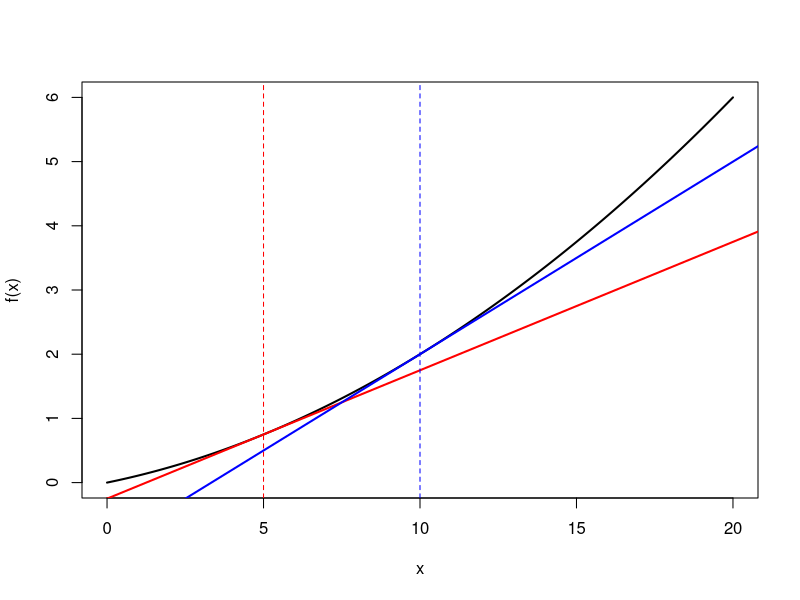

Reproduce this figure in R. (Note: this script raises an error after producing the figure.)
#ニューラルネットワークの学習
#学習＝訓練データから最適な重みパラメータの値を自動で獲得すること
#ニューラルネットワークの特徴はデータから学習できる点にある
#ニューラルネットワーク（ディープラーニング）は特徴量も機械が決める＝人が介入しない
#訓練データで学習を行い、最適なパラメータを見つけ、テストデータでその汎化能力を評価する
#ニューラルネットワークの学習で用いられる損失関数という指標
#値が最も小さくなる重みパラメータを探しだす
#損失関数は一般的に二乗和誤差や交差エントロピー誤差などが用いられる

#2乗和誤差
MSE <- function(target, y){ #yはsoftmax関数の出力
  return(0.5*sum((target-y)^2))
}

#クロスエントロピー誤差
cross.entropy = function(y, target){　#yはニューラルネットワークの出力
  delta = 1e-7;
  R = nrow(as.matrix(y))
  return(-sum(target*log(y + delta))/R)
}

#訓練データを使った学習＝訓練データに対する損失関数を求め、その値をできるだけ小さくするような値を探し出す
#ミニバッチ学習＝訓練データからある数だけを選び出して学習する

#微分＝ある瞬間の変化の量を表したもの
#数値微分
numerical.diff = function(func, x){
  h = 1e-4　#微小な値hを10の-4乗にして用いるとうまくいくらしい
  plusH = do.call(func,list(x+h))
  minusH = do.call(func,list(x-h))　#x+hからx-hとの差を中心差分といい誤差を減らすことができる
  num.diff = (plusH - minusH)/(2*h)
  return(num.diff)
}

func01 = function(x){
  return(0.01*x^2+0.1*x)
}
ND.5 = numerical.diff('func01',5)

x = seq(0,20,0.1)
y = func01(x)
plot(x,y,xlab ="x", ylab = "f(x)",type = "l",lwd =2)
ND.5 = numerical.diff('func01',5)
abline(a = func01(5)-ND.5*5, b = ND.5, col = 'red',  lwd =2)
abline(v = 5, lty = 2, col = 'red')
ND.10 = numerical.diff('func01',10)
abline(a = func01(10)-ND.10*10, b = ND.10, col = 'blue',lwd = 2)
abline(v = 10, lty = 2, col = 'blue')

#偏微分＝複数の変数からなる関数の微分
#変数が一つd毛の関数を定義して、その関数について微分を求める。
#ターゲットとする変数を一つに絞り、他の変数はある値に固定する
func02R = function(x){
  return(x[1]^2 + x[2]^2)
}
func02 = function(x0, x1){
  return(x0^2 + x1^2)
}
func02.x0 = function(x0){
  return(x0^2)
}
func02.x1 = function(x1){
  return(x1^2)
}

#全ての変数の偏微分をベクトルとしてまとめたものを勾配という
#多次元の関数は各変数による偏微分を並べた勾配が傾きに相当する
#勾配が示す方向は各場所に置いて関数の値を最も減らす方向
#勾配を求める自作関数
numerical.grad <- function(func, x){
  h = 1e-4
  R = nrow(x)
  C = ncol(x)
  grad = matrix(0, R, C)
  for (i.col in 1:C){
    for (i.row in 1:R){
      temp.x = x[i.row,i.col]
      x[i.row, i.col] = temp.x + h
      plusH = do.call(func, list(x))
      x[i.row, i.col] = temp.x - h
      minusH = do.call(func,list(x))
      grad[i.row, i.col] = (plusH - minusH)/(2*h)
      x[i.row, i.col] = temp.x
    }
  }
  return(grad)
}

numerical.grad("func02R",matrix(c(3,4),nrow=1))
numerical.grad("func02R",matrix(c(0,4),nrow=1))
numerical.grad("func02R",matrix(c(3,0),nrow=1))
#勾配をうまく利用して関数の最小値を探すのが勾配法
#勾配が指す先が本当に関数の最小値なのかどうかは保証できないがその方向に進むことで関数の値を減らすことができる
#そのため、勾配の情報を手掛かりに進む方向を決めるべき
#勾配方法へ進むことを繰り返すことで関数の値を徐々に減らす＝勾配法
#勾配法は機械学習の最適化問題でよく使われる（特にニューラルネットワークの学習）

#ここではsoftmaxとクロスエントロピー誤差を利用する
w = matrix(c(0.47355232,0.85557411,0.9977393,0.03563661,0.84668094,0.69422093),nrow=2)
x = matrix(c(0.6, 0.9), nrow=1)　#入力データ
t = c(0,0,1)　#正解ラベルが入力される
#予測するためのメソッド
nn.predict <- function(w,x){
  return(x%*%w)
}

#preditfunction,softmax,crossentropyを入れないとうまくいかない
#損失関数の値を求めるメソッド
loss.func = function(w, x, t){　
  pred = nn.predict(w,x)
  y = softmax.func(pred)
  return(cross.entropy(y, t))
}

#任意に動かせる関数で勾配を求める
numerical.gradCE <- function(func, w, x, t){
  # input args
  # func: name of function
  # w   : weight
  # x   : input 
  # t   : target output
  ##############################################
  h = 1e-4
  R = nrow(w)
  C = ncol(w)
  grad = matrix(0, R, C)
  for (i.col in 1:C){
    for (i.row in 1:R){
      temp.w = w[i.row,i.col]
      w[i.row, i.col] = temp.w + h
      plusH = do.call(func, list(w,x,t))
      w[i.row, i.col] = temp.w - h
      minusH = do.call(func,list(w,x,t))
      grad[i.row, i.col] = (plusH - minusH)/(2*h)　#数値微分
      w[i.row, i.col] = temp.w
    }
  }
  return(grad)
}

numerical.gradCE(loss.func,w,x,t)
 0.2192476|0.1435624|-0.362810 
 #w11をhだけ増やすと損失関数の値は0.2だけ増加するという見方
 0.3288714|0.2153436|-0.544215　
 #損失関数を減らすという観点からはw11はマイナス方向へ更新すると良いことがわかる

#確率的勾配降下法＝SGD
#ニューラルネットワークの学習に関する基本的知識は損失関数・ミニバッチ・勾配・勾配降下法
#前提＝重みとバイアスを訓練データに適応するように調整することを学習とよぶ
#学習は４つの手順で行う
#1訓練データの中からランダムに一部のデータを選ぶ。ミニバッチの損失関数の値を減らすことを目的とする
#2勾配の算出＝損失関数の値を最も減らす方向を示す
#3パラメータの更新＝重みパラメータを勾配方向に微小量だけ更新する
#1~3を繰り返す

#パラメータの初期化
init.2LN <- function(n.input, n.hidden, n.output, w.std = 0.01){
  W1 = matrix(rnorm(n.input*n.hidden,0,w.std),nrow = n.input)
  B1 = matrix(rnorm(n.hidden,0,w.std),nrow =1)
  W2 = matrix(rnorm(n.hidden*n.output,0,w.std),nrow = n.hidden)
  B2 = matrix(rnorm(n.output,0,w.std),nrow =1)
  return(list(W1 = W1, B1 = B1, W2 = W2, B2 = B2))
}
softmax.2LN <- function(x){
  max.x = apply(x,1,max)
  C = ncol(x)
  x = x - max.x%*%matrix(1,nrow=1,ncol=C)
  return(exp(x)/rowSums(exp(x)))
}
sigmoid.func <- function(x){
  return(1/(1+exp(-x)))
}

#推論を行う
# params: list of parameters (W & b)
pred.2LN <- function(params, x){
  NR = nrow(x)
  a1 = x%*%params$W1 + matrix(1,nrow = NR)%*%params$B1
  z1 = sigmoid.func(a1)　
  a2 = z1%*%params$W2 + matrix(1,nrow = NR)%*%params$B2
  y = softmax.2LN(a2)　#一番高い確率のものが正解ラベル
  return(y)
}

#x=テストデータ　t=訓練データ
loss.2LN = function(params, x, t){
  y = pred.2LN(params,x)
  return(cross.entropy(y, t))
}　#訓練データとテストデータの誤差を出す
